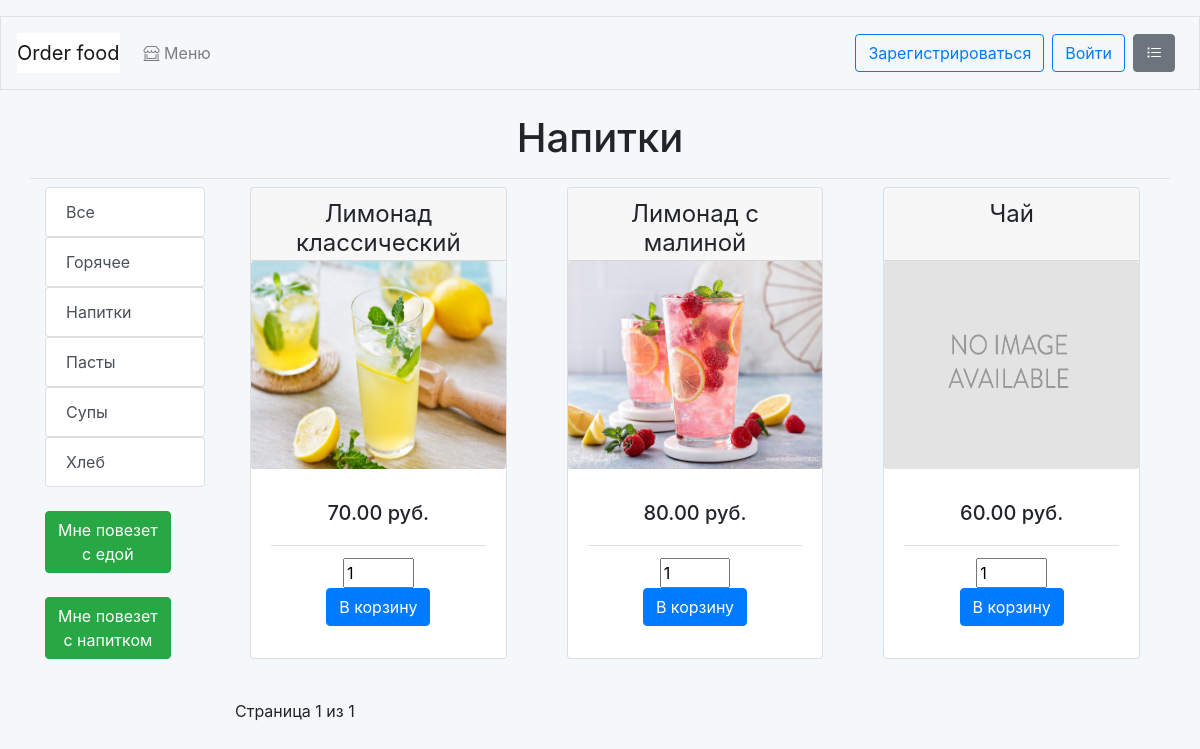
The app's page /napitki/ with its own data.
### food_order/models.py (models this page shows, shortened)
class Category(models.Model):
    name = models.CharField(max_length=200)
    slug = models.SlugField(max_length=200,
                            unique=True)
    class Meta:
        ordering = ['name']
        indexes = [
            models.Index(fields=['name']),
        ]
        verbose_name = 'category'
        verbose_name_plural = 'categories'
    def get_absolute_url(self):
        return reverse('food_order:dish_list_by_category',
                       args=[self.slug])

class Dish(models.Model):
    category = models.ForeignKey(Category,
                                 related_name='dishes',
                                 on_delete=models.CASCADE,
                                 default=None)
    name = models.CharField(max_length=50)
    slug = models.SlugField(max_length=50,
                            unique=True)
    image = models.ImageField(upload_to='dishes/%Y/%m/%d',
                              blank=True)
    description = models.TextField(blank=True)
    composition = models.CharField(max_length=250)
    price = models.DecimalField(max_digits=10,
                                decimal_places=2)
    available = models.BooleanField(default=True)
    created = models.DateTimeField(auto_now_add=True)
    updated = models.DateTimeField(auto_now=True)
    class Meta:
        ordering = ['name']
        indexes = [
            models.Index(fields=['id', 'slug']),
            models.Index(fields=['name']),
            models.Index(fields=['-created']),
        ]
    def get_absolute_url(self):
        return reverse('food_order:dish_detail',
                       args=[self.id, self.slug])

### food_order/views.py (the view)
def dish_list(request, category_slug=None):
    category = None
    categories = Category.objects.all()
    dishes_list = Dish.objects.filter(available=True)
    if category_slug:
        category = get_object_or_404(Category,
                                     slug=category_slug)
        dishes_list = dishes_list.filter(category=category)
    paginator = Paginator(dishes_list, 6)
    page_number = request.GET.get('page', 1)
    try:
        dishes = paginator.page(page_number)
    except PageNotAnInteger:
        dishes = paginator.page(1)
    except EmptyPage:
        dishes = paginator.page(paginator.num_pages)
    cart_dish_form = CartAddDishForm()
    return render(request,
                  'food_order/dish/list.html',
                  {'category': category,
                   'categories': categories,
                   'dishes': dishes,
                   'cart_dish_form': cart_dish_form})

### cart/forms.py
class CartAddDishForm(forms.Form):
    quantity = forms.IntegerField(
        widget=forms.NumberInput(attrs={'style': 'width:7ch',
                                        'value': 1,
                                        'min': 1,
                                        'max': 20,
                                        'step': 1}),
        required=False,
        initial=1,
        label="")
    override = forms.BooleanField(required=False,
                                  initial=False,
                                  widget=forms.HiddenInput)

### cart/cart.py (called while the page is built)
    def __len__(self):
        return sum(item['quantity'] for item in self.cart.values())

### cart/context_processors.py (called while the page is built)
def cart(request):
    return {'cart': Cart(request)}

### food_order/templates/food_order/dish/list.html (shortened to what this page needs)
{% extends "food_order/base.html" %}
{% load static %}
{% block page_header %}
  <div class="text-center"><h1>{% if category %}{{ category.name }}{% else %}Меню{% endif %}</h1></div>
{% endblock %}
{% block content %}
  <section id="about">
    <div class="container">
      <div class="row">
        <div class="col-3 col-sm-3 col-md-2">
          <div class="list_group">
            <or {% if not category %}class="selected"{% endif %}>
              <a href="{% url 'food_order:dish_list' %}" class="list-group-item list-group-item-action">Все</a>
            </or>
            {% for c in categories %}
              <or {% if category.slug == c.slug %}class="selected"{% endif %}>
                <a href="{{ c.get_absolute_url }}" class="list-group-item list-group-item-action">{{ c.name }}</a>
              </or>
            {% endfor %}
          </div>
          <div>
            <br>
              <form action="{% url 'cart:cart_add_random_food' %}" method="post">
                <button role="submit" class="btn center btn-success">Мне повезет <br> с едой</button>
              </form>
            <br>
              <form action="{% url 'cart:cart_add_random_drink' %}" method="post">
                <button role="submit" class="btn btn-success">Мне повезет <br> с напитком</button>
              </form>
            <br>
          </div>
        </div>
        <div class="col-8 col-sm-9 col-md-10 ">
          <div class="row-cols-1 row-cols-sm-1 row-cols-md-2">
            <div class="card-deck mb-3 text-center">
              {% for dish in dishes %}
              <div class="col-12 col-sm-12 col-md-6 col-lg-6 col-xl-4">
                <div class="card mb-4 box-shadow">
                  <div class="card-header">
                    <h4 class="my-0 font-weight-normal" style="height: 3rem">{{ dish.name }}</a></h4>
                  </div>
                    <a href="{{ dish.get_absolute_url }}">
                      <img class="card-img w-30 h-20"
                        style="height: 13rem"
                        src="{% if dish.image %}{{ dish.image.url }}
                              {% else %}{% static 'img/no_image.png' %}{% endif %}"
                        alt="">
                    </a>
                  <div class="card-body">
                    <ul class="list-group list-group-flush">
                      <li class="list-group-item card-text text-center"><h5>{{ dish.price }} руб.</h5></li>
                      <li class="list-group-item text-center">
                        <form action="{% url 'cart:cart_add' dish.id %}" method="post">
                          {{ cart_dish_form }}
                          <button role="submit" class="btn btn-primary">В корзину</button>
                        </form>
                      </li>
                    </ul>
                  </div>
                </div>
              </div>
              {% endfor %}
            </div>
          </div>
          {% include "pagination.html" with page=dishes %}
        </div>
      </div>
    </div>
  </section>
{% endblock %}

### food_order/static/css/base.css (style rules this page uses)
body { padding-top: 1em; background-color: #F5F8FA; }

### records on screen
Category: name "Напитки"
Category: name "Горячее"
Category: name "Пасты"
Category: name "Супы"
Category: name "Хлеб"
Dish: name "Лимонад классический", image (picture), price "70.00", quantity "1"
Dish: name "Лимонад с малиной", image (picture), price "80.00", quantity "1"
Dish: name "Чай", price "60.00", quantity "1"

### other values on screen
{{ page.number }} "1"
{{ page.paginator.num_pages }} "1"
